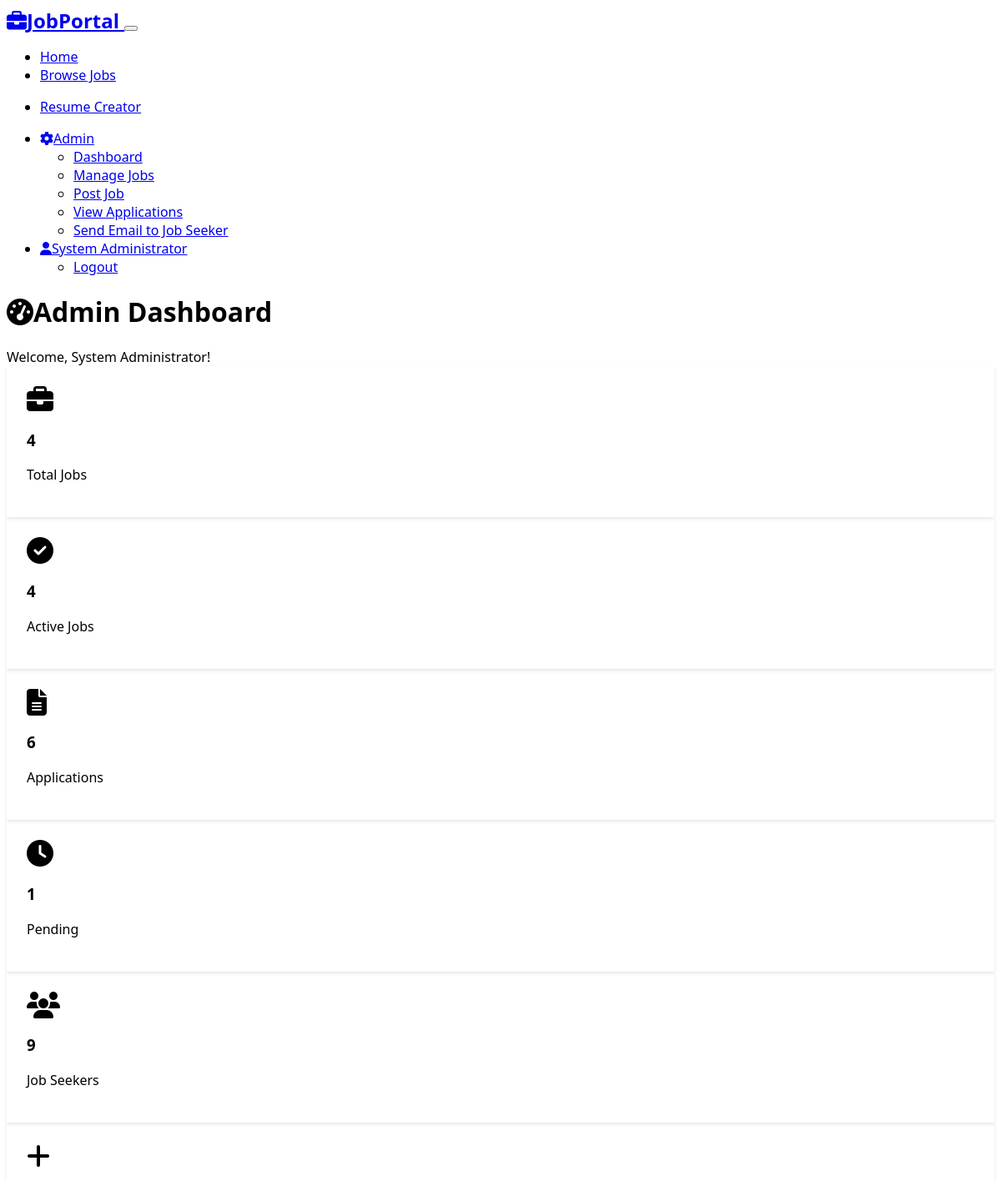
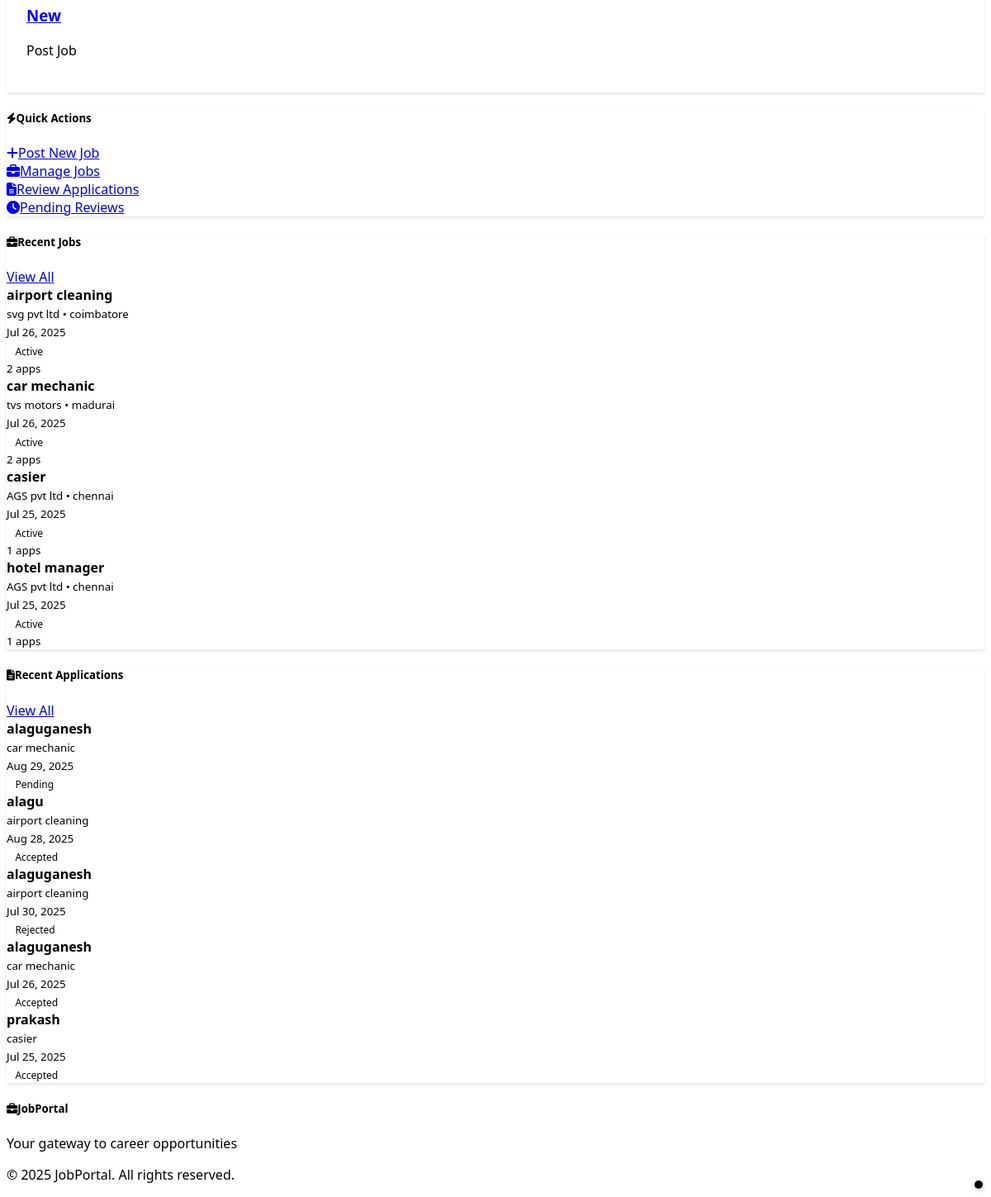
The app's page /admin/dashboard (signed in) with its own data (2 pictures, top to bottom).
### models.py (models this page shows, shortened)
class User(UserMixin, db.Model):
    id = db.Column(db.Integer, primary_key=True)
    username = db.Column(db.String(64), unique=True, nullable=False)
    email = db.Column(db.String(120), unique=True, nullable=False)
    password_hash = db.Column(db.String(256), nullable=False)
    full_name = db.Column(db.String(100), nullable=False)
    phone = db.Column(db.String(20))
    location = db.Column(db.String(100))
    is_admin = db.Column(db.Boolean, default=False)
    created_at = db.Column(db.DateTime, default=datetime.utcnow)
    applications = db.relationship('Application', backref='applicant', lazy=True, cascade='all, delete-orphan')
    posted_jobs = db.relationship('Job', backref='poster', lazy=True, foreign_keys='Job.posted_by')

class Job(db.Model):
    id = db.Column(db.Integer, primary_key=True)
    title = db.Column(db.String(200), nullable=False)
    company = db.Column(db.String(100), nullable=False)
    location = db.Column(db.String(100), nullable=False)
    job_type = db.Column(db.String(50), nullable=False)  # Full-time, Part-time, Contract, Internship
    salary_range = db.Column(db.String(100))
    description = db.Column(db.Text, nullable=False)
    requirements = db.Column(db.Text)
    posted_by = db.Column(db.Integer, db.ForeignKey('user.id'), nullable=False)
    posted_at = db.Column(db.DateTime, default=datetime.utcnow)
    is_active = db.Column(db.Boolean, default=True)
    application_deadline = db.Column(db.DateTime)
    applications = db.relationship('Application', backref='job', lazy=True, cascade='all, delete-orphan')
    @property
    def application_count(self):
        return len(self.applications)

class Application(db.Model):
    id = db.Column(db.Integer, primary_key=True)
    job_id = db.Column(db.Integer, db.ForeignKey('job.id'), nullable=False)
    user_id = db.Column(db.Integer, db.ForeignKey('user.id'), nullable=False)
    cover_letter = db.Column(db.Text)
    resume_filename = db.Column(db.String(255))
    status = db.Column(db.String(20), default='pending')  # pending, reviewed, accepted, rejected
    applied_at = db.Column(db.DateTime, default=datetime.utcnow)
    reviewed_at = db.Column(db.DateTime)
    notes = db.Column(db.Text)  # Admin notes
    __table_args__ = (db.UniqueConstraint('job_id', 'user_id', name='unique_application'),)

### routes.py (the view)
@app.route('/admin/dashboard')
@login_required
@admin_required
def admin_dashboard():
    total_jobs = Job.query.count()
    active_jobs = Job.query.filter_by(is_active=True).count()
    total_applications = Application.query.count()
    pending_applications = Application.query.filter_by(status='pending').count()
    total_users = User.query.filter_by(is_admin=False).count()
    recent_jobs = Job.query.order_by(Job.posted_at.desc()).limit(5).all()
    recent_applications = Application.query.order_by(Application.applied_at.desc()).limit(5).all()
    return render_template('admin_dashboard.html',
                         total_jobs=total_jobs,
                         active_jobs=active_jobs,
                         total_applications=total_applications,
                         pending_applications=pending_applications,
                         total_users=total_users,
                         recent_jobs=recent_jobs,
                         recent_applications=recent_applications)

### templates/admin_dashboard.html (shortened to what this page needs)
{% extends "base.html" %}
{% block content %}
<div class="container py-4">
    <div class="d-flex justify-content-between align-items-center mb-4">
        <h1><i class="fas fa-tachometer-alt me-2"></i>Admin Dashboard</h1>
        <div class="text-muted">Welcome, {{ current_user.full_name }}!</div>
    </div>
    <div class="row mb-5">
        <div class="col-md-2 mb-3">
            <div class="card bg-primary text-white">
                <div class="card-body text-center">
                    <i class="fas fa-briefcase mb-2" style="font-size: 2rem;"></i>
                    <h3>{{ total_jobs }}</h3>
                    <p class="mb-0">Total Jobs</p>
                </div>
            </div>
        </div>
        <div class="col-md-2 mb-3">
            <div class="card bg-success text-white">
                <div class="card-body text-center">
                    <i class="fas fa-check-circle mb-2" style="font-size: 2rem;"></i>
                    <h3>{{ active_jobs }}</h3>
                    <p class="mb-0">Active Jobs</p>
                </div>
            </div>
        </div>
        <div class="col-md-2 mb-3">
            <div class="card bg-info text-white">
                <div class="card-body text-center">
                    <i class="fas fa-file-alt mb-2" style="font-size: 2rem;"></i>
                    <h3>{{ total_applications }}</h3>
                    <p class="mb-0">Applications</p>
                </div>
            </div>
        </div>
        <div class="col-md-2 mb-3">
            <div class="card bg-warning text-dark">
                <div class="card-body text-center">
                    <i class="fas fa-clock mb-2" style="font-size: 2rem;"></i>
                    <h3>{{ pending_applications }}</h3>
                    <p class="mb-0">Pending</p>
                </div>
            </div>
        </div>
        <div class="col-md-2 mb-3">
            <div class="card bg-secondary text-white">
                <div class="card-body text-center">
                    <i class="fas fa-users mb-2" style="font-size: 2rem;"></i>
                    <h3>{{ total_users }}</h3>
                    <p class="mb-0">Job Seekers</p>
                </div>
            </div>
        </div>
        <div class="col-md-2 mb-3">
            <div class="card bg-dark text-white">
                <div class="card-body text-center">
                    <i class="fas fa-plus mb-2" style="font-size: 2rem;"></i>
                    <h3><a href="{{ url_for('post_job') }}" class="text-white text-decoration-none">New</a></h3>
                    <p class="mb-0">Post Job</p>
                </div>
            </div>
        </div>
    </div>
    <div class="row mb-5">
        <div class="col-12">
            <div class="card">
                <div class="card-header">
                    <h5 class="mb-0"><i class="fas fa-bolt me-2"></i>Quick Actions</h5>
                </div>
                <div class="card-body">
                    <div class="row">
                        <div class="col-md-3 mb-3">
                            <a href="{{ url_for('post_job') }}" class="btn btn-primary w-100">
                                <i class="fas fa-plus me-2"></i>Post New Job
                            </a>
                        </div>
                        <div class="col-md-3 mb-3">
                            <a href="{{ url_for('admin_jobs') }}" class="btn btn-outline-info w-100">
                                <i class="fas fa-briefcase me-2"></i>Manage Jobs
                            </a>
                        </div>
                        <div class="col-md-3 mb-3">
                            <a href="{{ url_for('admin_applicants') }}" class="btn btn-outline-warning w-100">
                                <i class="fas fa-file-alt me-2"></i>Review Applications
                            </a>
                        </div>
                        <div class="col-md-3 mb-3">
                            <a href="{{ url_for('admin_applicants', status='pending') }}" class="btn btn-outline-danger w-100">
                                <i class="fas fa-clock me-2"></i>Pending Reviews
                            </a>
                        </div>
                    </div>
                </div>
            </div>
        </div>
    </div>
    <div class="row">
        <div class="col-lg-6 mb-4">
            <div class="card">
                <div class="card-header d-flex justify-content-between align-items-center">
                    <h5 class="mb-0"><i class="fas fa-briefcase me-2"></i>Recent Jobs</h5>
                    <a href="{{ url_for('admin_jobs') }}" class="btn btn-sm btn-outline-primary">View All</a>
                </div>
                <div class="card-body">
                    {% if recent_jobs %}
                        <div class="list-group list-group-flush">
                            {% for job in recent_jobs %}
                                <div class="list-group-item d-flex justify-content-between align-items-start">
                                    <div>
                                        <strong>{{ job.title }}</strong><br>
                                        <small class="text-muted">{{ job.company }} • {{ job.location }}</small><br>
                                        <small class="text-muted">{{ job.posted_at.strftime('%b %d, %Y') }}</small>
                                    </div>
                                    <div class="text-end">
                                        <span class="badge bg-{{ 'success' if job.is_active else 'secondary' }}">
                                            {{ 'Active' if job.is_active else 'Inactive' }}
                                        </span><br>
                                        <small class="text-muted">{{ job.application_count }} apps</small>
                                    </div>
                                </div>
                            {% endfor %}
                        </div>
                    {% else %}
                        <p class="text-muted text-center py-3">No jobs posted yet.</p>
                    {% endif %}
                </div>
            </div>
        </div>
        <div class="col-lg-6 mb-4">
            <div class="card">
                <div class="card-header d-flex justify-content-between align-items-center">
                    <h5 class="mb-0"><i class="fas fa-file-alt me-2"></i>Recent Applications</h5>
                    <a href="{{ url_for('admin_applicants') }}" class="btn btn-sm btn-outline-primary">View All</a>
                </div>
                <div class="card-body">
                    {% if recent_applications %}
                        <div class="list-group list-group-flush">
                            {% for application in recent_applications %}
                                <div class="list-group-item d-flex justify-content-between align-items-start">
                                    <div>
                                        <strong>{{ application.applicant.full_name }}</strong><br>
                                        <small class="text-muted">{{ application.job.title }}</small><br>
                                        <small class="text-muted">{{ application.applied_at.strftime('%b %d, %Y') }}</small>
                                    </div>
                                    <div class="text-end">
                                        {% if application.status == 'pending' %}
                                            <span class="badge bg-warning">Pending</span>
                                        {% elif application.status == 'reviewed' %}
                                            <span class="badge bg-info">Reviewed</span>
                                        {% elif application.status == 'accepted' %}
                                            <span class="badge bg-success">Accepted</span>
                                        {% elif application.status == 'rejected' %}
                                            <span class="badge bg-danger">Rejected</span>
                                        {% endif %}
                                    </div>
                                </div>
                            {% endfor %}
                        </div>
                    {% else %}
                        <p class="text-muted text-center py-3">No applications received yet.</p>
                    {% endif %}
                </div>
            </div>
        </div>
    </div>
</div>
{% endblock %}

### templates/base.html (shortened to what this page needs)
<!DOCTYPE html>
<html lang="en" data-bs-theme="dark">
<head>
    <link href="https://cdn.replit.com/agent/bootstrap-agent-dark-theme.min.css" rel="stylesheet">
    <link rel="stylesheet" href="https://cdnjs.cloudflare.com/ajax/libs/font-awesome/6.4.0/css/all.min.css">
    <link rel="stylesheet" href="{{ url_for('static', filename='css/styles.css') }}">
</head>
<body>
    <nav class="navbar navbar-expand-lg navbar-dark bg-dark">
        <div class="container">
            <a class="navbar-brand fw-bold" href="{{ url_for('index') }}">
                <i class="fas fa-briefcase me-2"></i>JobPortal
            </a>
            <button class="navbar-toggler" type="button" data-bs-toggle="collapse" data-bs-target="#navbarNav">
            </button>
            <div class="collapse navbar-collapse" id="navbarNav">
                <ul class="navbar-nav me-auto">
                    <li class="nav-item">
                        <a class="nav-link" href="{{ url_for('index') }}">Home</a>
                    </li>
                    <li class="nav-item">
                        <a class="nav-link" href="{{ url_for('jobs') }}">Browse Jobs</a>
                    </li>
                </ul>
                <nav>
                    <ul>
                        <li class="nav-item">
                            <a class="nav-link" href="{{ url_for('resume_form') }}">Resume Creator</a>
                        </li>
                    </ul>
                </nav>
                <ul class="navbar-nav">
                    {% if current_user.is_authenticated %}
                        {% if current_user.is_admin %}
                            <li class="nav-item dropdown">
                                <a class="nav-link dropdown-toggle" href="#" role="button" data-bs-toggle="dropdown">
                                    <i class="fas fa-cog me-1"></i>Admin
                                </a>
                                <ul class="dropdown-menu">
                                    <li><a class="dropdown-item" href="{{ url_for('admin_dashboard') }}">Dashboard</a></li>
                                    <li><a class="dropdown-item" href="{{ url_for('admin_jobs') }}">Manage Jobs</a></li>
                                    <li><a class="dropdown-item" href="{{ url_for('post_job') }}">Post Job</a></li>
                                    <li><a class="dropdown-item" href="{{ url_for('admin_applicants') }}">View Applications</a></li>
                                    <li><a href="{{ url_for('send_email') }}" class="btn btn-secondary">Send Email to Job Seeker</a></li>
                                </ul>
                            </li>
                        {% endif %}
                        <li class="nav-item dropdown">
                            <a class="nav-link dropdown-toggle" href="#" role="button" data-bs-toggle="dropdown">
                                <i class="fas fa-user me-1"></i>{{ current_user.full_name }}
                            </a>
                            <ul class="dropdown-menu">
                                <li><a class="dropdown-item" href="{{ url_for('logout') }}">Logout</a></li>
                            </ul>
                        </li>
                    {% endif %}
                </ul>
            </div>
        </div>
    </nav>
    <main>
        {% block content %}{% endblock %}
    </main>
    <footer class="bg-dark text-light py-4 mt-5">
        <div class="container">
            <div class="row">
                <div class="col-md-6">
                    <h5><i class="fas fa-briefcase me-2"></i>JobPortal</h5>
                    <p class="text-muted">Your gateway to career opportunities</p>
                </div>
                <div class="col-md-6 text-md-end">
                    <p class="text-muted">&copy; 2025 JobPortal. All rights reserved.</p>
                </div>
            </div>
        </div>
    </footer>
    <div id="google_translate_element" style="position: fixed; bottom: 10px; right: 10px; z-index: 999;"></div>
</body>
</html>

### records on screen
User: full_name "System Administrator"
Job: title "airport cleaning", company "svg pvt ltd", location "coimbatore", posted_at "Jul 26, 2025", is_active "Active", application_count "2"
Job: title "car mechanic", company "tvs motors", location "madurai", posted_at "Jul 26, 2025", is_active "Active", application_count "2"
Job: title "casier", company "AGS pvt ltd", location "chennai", posted_at "Jul 25, 2025", is_active "Active", application_count "1"
Job: title "hotel manager", company "AGS pvt ltd", location "chennai", posted_at "Jul 25, 2025", is_active "Active", application_count "1"
Application: applicant.full_name "alaguganesh", job "car mechanic", applied_at "Aug 29, 2025", status "Pending"
Application: applicant.full_name "alagu", job "airport cleaning", applied_at "Aug 28, 2025", status "Accepted"
Application: applicant.full_name "alaguganesh", job "airport cleaning", applied_at "Jul 30, 2025", status "Rejected"
Application: applicant.full_name "alaguganesh", job "car mechanic", applied_at "Jul 26, 2025", status "Accepted"
Application: applicant.full_name "prakash", job "casier", applied_at "Jul 25, 2025", status "Accepted"

### other values on screen
{{ total_jobs }} "4"
{{ active_jobs }} "4"
{{ total_applications }} "6"
{{ pending_applications }} "1"
{{ total_users }} "9"
